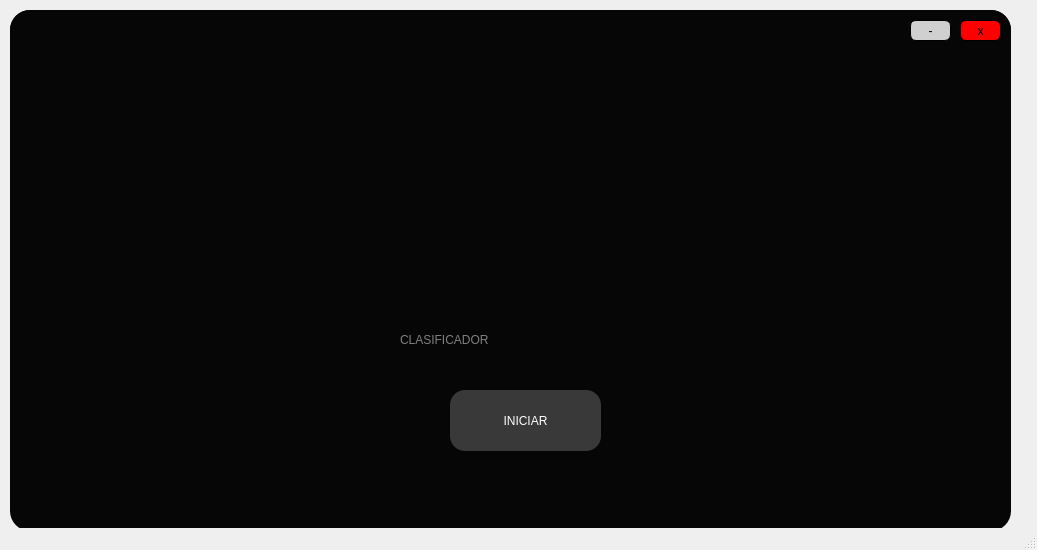
<?xml version="1.0" encoding="UTF-8"?>
<ui version="4.0">
 <class>MainWindow</class>
 <widget class="QMainWindow" name="MainWindow">
  <property name="geometry">
   <rect>
    <x>0</x>
    <y>0</y>
    <width>1037</width>
    <height>550</height>
   </rect>
  </property>
  <property name="windowTitle">
   <string>MainWindow</string>
  </property>
  <widget class="QWidget" name="centralwidget">
   <widget class="QWidget" name="widget" native="true">
    <property name="geometry">
     <rect>
      <x>10</x>
      <y>10</y>
      <width>1001</width>
      <height>521</height>
     </rect>
    </property>
    <property name="cursor">
     <cursorShape>ArrowCursor</cursorShape>
    </property>
    <property name="styleSheet">
     <string notr="true">QWidget#widget{
background-color: rgb(16, 16, 16);
	background-color: rgb(6, 6, 6);
border-radius:20px;
}</string>
    </property>
    <widget class="QFrame" name="frame">
     <property name="geometry">
      <rect>
       <x>0</x>
       <y>0</y>
       <width>1001</width>
       <height>51</height>
      </rect>
     </property>
     <property name="styleSheet">
      <string notr="true">QFrame#frame{
	background-color: rgb(6, 6, 6);
border-top-left-radius:20px;
border-top-right-radius:20px;

}</string>
     </property>
     <property name="frameShape">
      <enum>QFrame::StyledPanel</enum>
     </property>
     <property name="frameShadow">
      <enum>QFrame::Raised</enum>
     </property>
     <widget class="QPushButton" name="min">
      <property name="geometry">
       <rect>
        <x>900</x>
        <y>10</y>
        <width>41</width>
        <height>21</height>
       </rect>
      </property>
      <property name="cursor">
       <cursorShape>PointingHandCursor</cursorShape>
      </property>
      <property name="styleSheet">
       <string notr="true">QPushButton#min{
	background-color: rgb(208, 208, 208);
font: 16pt &quot;MS Shell Dlg 2&quot;;
border-radius:6px;
border: 1px solid black;


}</string>
      </property>
      <property name="text">
       <string>-</string>
      </property>
     </widget>
     <widget class="QPushButton" name="cerrar">
      <property name="geometry">
       <rect>
        <x>950</x>
        <y>10</y>
        <width>41</width>
        <height>21</height>
       </rect>
      </property>
      <property name="cursor">
       <cursorShape>PointingHandCursor</cursorShape>
      </property>
      <property name="styleSheet">
       <string notr="true">QPushButton#cerrar{
background-color: rgb(255, 0, 0);
border-radius:6px;
border: 1px solid black;
font: 11pt &quot;MS Shell Dlg 2&quot;;

}</string>
      </property>
      <property name="text">
       <string>x</string>
      </property>
     </widget>
    </widget>
    <widget class="QPushButton" name="BEnviarFoto">
     <property name="geometry">
      <rect>
       <x>440</x>
       <y>380</y>
       <width>151</width>
       <height>61</height>
      </rect>
     </property>
     <property name="cursor">
      <cursorShape>PointingHandCursor</cursorShape>
     </property>
     <property name="styleSheet">
      <string notr="true">QPushButton#BEnviarFoto{
background-color: rgb(52, 107, 98);
background-color: rgb(57, 57, 57);
font: 87 10pt &quot;Arial Black&quot;;
border-radius:15px;
font: 8pt &quot;Gill Sans Ultra Bold&quot;;
color:white;
}</string>
     </property>
     <property name="text">
      <string>INICIAR</string>
     </property>
    </widget>
    <widget class="QLabel" name="label_2">
     <property name="geometry">
      <rect>
       <x>390</x>
       <y>320</y>
       <width>311</width>
       <height>20</height>
      </rect>
     </property>
     <property name="styleSheet">
      <string notr="true">font: 14pt &quot;Lucida Console&quot;;
color:gray;
font: 90 20pt &quot;Rockwell Extra Bold&quot;;</string>
     </property>
     <property name="text">
      <string>CLASIFICADOR</string>
     </property>
    </widget>
    <widget class="QLabel" name="label_3">
     <property name="geometry">
      <rect>
       <x>400</x>
       <y>120</y>
       <width>221</width>
       <height>211</height>
      </rect>
     </property>
     <property name="styleSheet">
      <string notr="true">border-image: url(:/icono youtube/Icono youtube.png);</string>
     </property>
     <property name="text">
      <string/>
     </property>
    </widget>
   </widget>
  </widget>
  <widget class="QStatusBar" name="statusbar"/>
 </widget>
 <resources>
  <include location="imagen.qrc"/>
 </resources>
 <connections/>
</ui>
